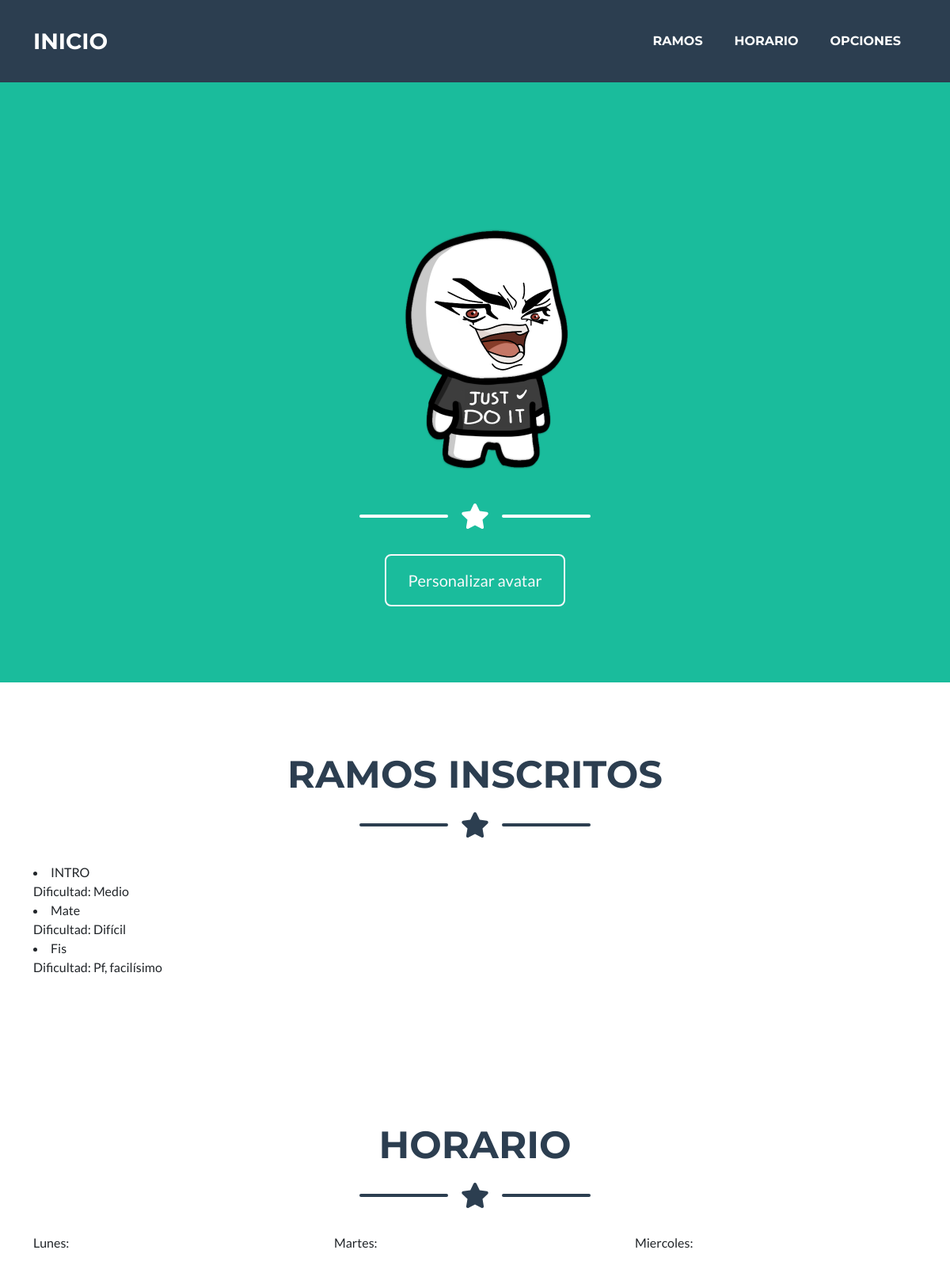
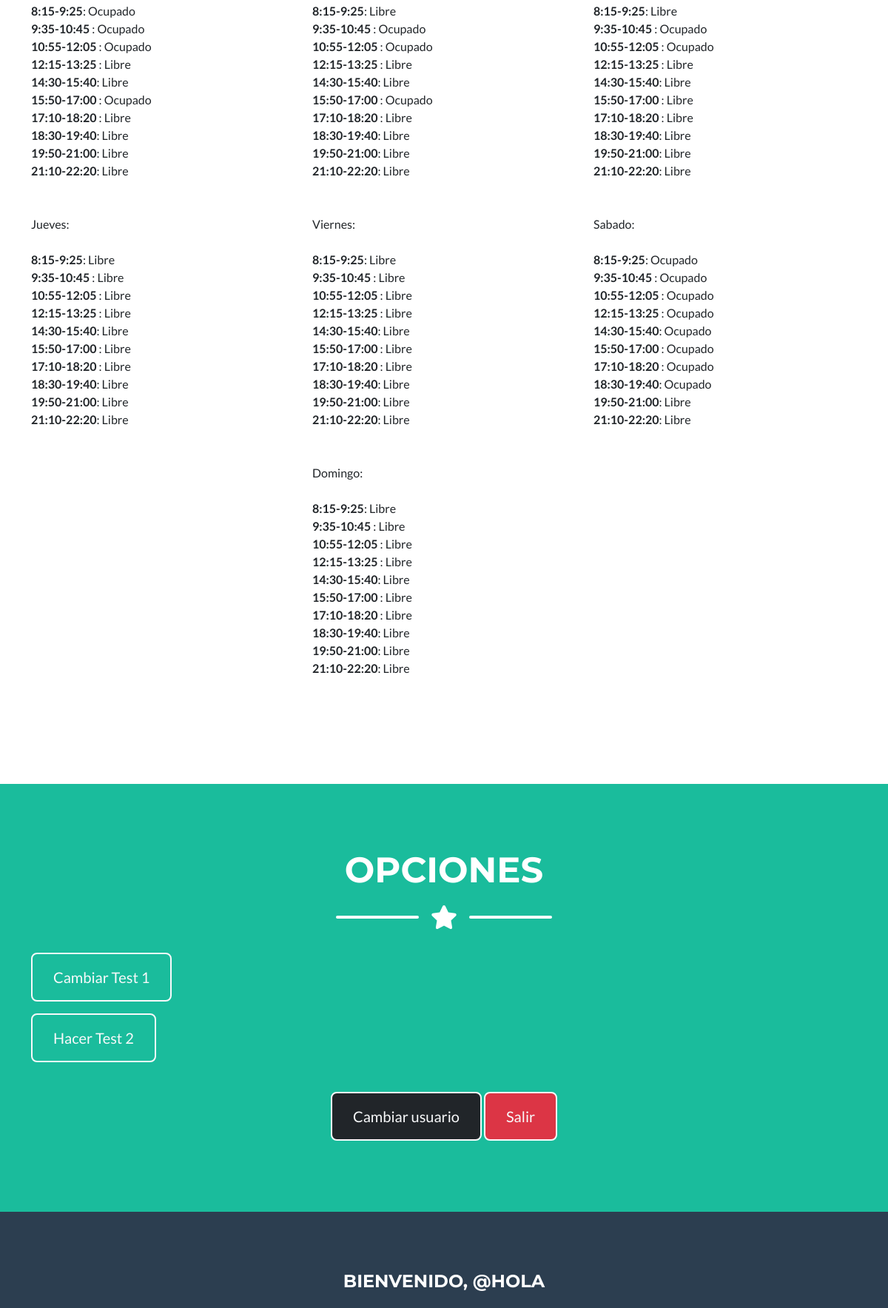
Page /home/ (signed in, upper part) on the committed database (2 pictures, top to bottom).
### Avatar/models.py (models this page shows, shortened)
class Vestuario(models.Model):
    name = models.CharField(max_length=15)
    imagen = models.ImageField(upload_to="vestuario")

### Test/models.py (models this page shows, shortened)
class Ramo(models.Model):
    DIFF=[
      ('Pf, facilísimo', 'Pf, facilísimo'),
      ('Fácil', 'Fácil'),
      ('Medio', 'Medio'),
      ('Difícil', 'Difícil'),
      ('Muy difícil', 'Muy difícil')
    ]
    user=models.ForeignKey(User, on_delete=models.CASCADE, related_name='Ramos', null=True)
    ramo = models.CharField(max_length=40)
    dificultad = models.CharField(max_length=40,choices=DIFF,null=True)

class Horario(models.Model):
    DISP=[
    ('Ocupado', 'Ocuapado'),
    ('Libre','Libre'),
    ('Estudiar','Estudiar')
    ]
    user=models.ForeignKey(User, on_delete=models.CASCADE, related_name='horario', null=True)
    day = models.CharField(max_length=20)
    b1 = models.CharField(max_length=20, choices=DISP, default='Libre',verbose_name = '8:15-9:25')
    b2 = models.CharField(max_length=20, choices=DISP, default='Libre',verbose_name = '9:35-10:45')
    b3 = models.CharField(max_length=20, choices=DISP, default='Libre',verbose_name = '10:55-12:05')
    b4 = models.CharField(max_length=20, choices=DISP, default='Libre',verbose_name = '12:15-13:25')
    b5 = models.CharField(max_length=20, choices=DISP, default='Libre',verbose_name = '14:30-15:40')
    b6 = models.CharField(max_length=20, choices=DISP, default='Libre',verbose_name = '15:50-17:00')
    b7 = models.CharField(max_length=20, choices=DISP, default='Libre',verbose_name = '17:10-18:20')
    b8 = models.CharField(max_length=20, choices=DISP, default='Libre',verbose_name = '18:30-19:40')
    b9 = models.CharField(max_length=20, choices=DISP, default='Libre',verbose_name = '19:50-21:00')
    b10 = models.CharField(max_length=20, choices=DISP, default='Libre',verbose_name = '21:10-22:20')

### perfiles/views.py (the view)
# urls.py: 2. Add a URL to urlpatterns:  path('', views.home, name='home')
def home(request):
   ac = conacc[contador.objects.get(name='acceso').valor]
   ca = concar[contador.objects.get(name='careta').valor]
   ve = conver[contador.objects.get(name='vesto').valor]
   accesorios = Accesorios.objects.get(id=ac)
   caras = Caras.objects.get(id=ca)
   vestuario = Vestuario.objects.get(id=ve)
   user = request.user
   ramos = Ramo.objects.all().filter(user=user).order_by('id')
   horario = Horario.objects.all().filter(user=user)
   context = {'user':user,'ramos':ramos,'horario':horario,'accesorios':accesorios, 'caras':caras, 'vestuario':vestuario}
   return render(request, 'perfiles/home.html',context)

### perfiles/templates/perfiles/home.html (shortened to what this page needs)
{% extends 'perfiles/base.html' %}
{% load static %}
{% block content %}
<nav class="navbar navbar-expand-lg bg-secondary text-uppercase fixed-top" id="mainNav">
    <div class="container">
        <a class="navbar-brand" href="#page-top">Inicio</a>
        <div class="collapse navbar-collapse" id="navbarResponsive">
            <ul class="navbar-nav ms-auto">
                <li class="nav-item mx-0 mx-lg-1"><a class="nav-link py-3 px-0 px-lg-3 rounded" href="#portfolio">Ramos</a></li>
                <li class="nav-item mx-0 mx-lg-1"><a class="nav-link py-3 px-0 px-lg-3 rounded" href="#horario">Horario</a></li>
                <li class="nav-item mx-0 mx-lg-1"><a class="nav-link py-3 px-0 px-lg-3 rounded" href="#opciones">Opciones</a></li>
            </ul>
        </div>
    </div>
</nav>
<header class="masthead bg-primary text-white text-center">
    <div class="container d-flex align-items-center flex-column">
        <img src="{{vestuario.imagen.url}}" class="masthead-avatar mb-5"/>
        <br><br><br><br><br><br><br><br><br><br><br><br><br><br><br><br><br>
        <div class="divider-custom divider-light">
            <div class="divider-custom-icon"></div>
        </div>
        <a class="btn btn-xl btn-outline-light" href="{% url 'avatar' %}">Personalizar avatar</a>
    </div>
</header>
<section class="page-section portfolio" id="portfolio">
    <div class="container">
        <h2 class="page-section-heading text-center text-uppercase text-secondary mb-0">Ramos inscritos</h2>
        <div class="divider-custom">
            <div class="divider-custom-line"></div>
            <div class="divider-custom-icon"><i class="fas fa-star"></i></div>
            <div class="divider-custom-line"></div>
        </div>
        <div class="row justify-content-center">
            {% for ramo in ramos%}
            <li>
                {{ramo.ramo}}  <br>
                Dificultad: {{ramo.dificultad}}
            </li>
            {% endfor %}
        </div>
    </div>
</section>
<section class="page-section portfolio" id="horario">
    <div class="container">
        <h2 class="page-section-heading text-center text-uppercase text-secondary mb-0">Horario</h2>
        <div class="divider-custom">
            <div class="divider-custom-line"></div>
            <div class="divider-custom-icon"><i class="fas fa-star"></i></div>
            <div class="divider-custom-line"></div>
        </div>
        <div class="row justify-content-center">
            {% for dia in horario%}
                <div class="col-md-6 col-lg-4 mb-5">
                    {{dia.day}}: <br><br>
                    <strong>8:15-9:25</strong>: {{dia.b1}} <br>
                    <strong>9:35-10:45</strong> : {{dia.b2}} <br>
                    <strong> 10:55-12:05 </strong>: {{dia.b3}} <br>
                    <strong>12:15-13:25</strong> : {{dia.b4}} <br>
                    <strong> 14:30-15:40</strong>: {{dia.b5}} <br>
                    <strong>15:50-17:00</strong> : {{dia.b6}} <br>
                    <strong>17:10-18:20</strong> : {{dia.b7}} <br>
                    <strong> 18:30-19:40</strong>: {{dia.b8}} <br>
                    <strong> 19:50-21:00</strong>: {{dia.b9}} <br>
                    <strong> 21:10-22:20</strong>: {{dia.b10}} <br>
                </div>
            {% endfor%}
        </div>
    </div>
</section>
<section class="page-section bg-primary text-white mb-0" id="opciones">
    <div class="container">
        <h2 class="page-section-heading text-center text-uppercase text-white">Opciones</h2>
        <div class="divider-custom divider-light">
            <div class="divider-custom-line"></div>
            <div class="divider-custom-icon"><i class="fas fa-star"></i></div>
            <div class="divider-custom-line"></div>
        </div>
        <div class="row">
            <div ><p class="lead"> <a class="btn btn-xl btn-outline-light" href="{% url 'updatet1' %}"> Cambiar Test 1</a></p></div>
            <div ><p class="lead"> <a class="btn btn-xl btn-outline-light" href="{% url 'Test2' %}"> Hacer Test 2</a></p></div>
        </div>
        <div class="text-center mt-4">
            <a class="btn btn-xl btn-dark btn-outline-light" href="{% url 'login' %}">Cambiar usuario</a>
            <a class="btn btn-xl btn-danger btn-outline-light" href="{% url 'logout' %}">Salir</a>
        </div>
    </div>
</section>
<footer class="footer text-center">
    <div class="container">
        <div class="row">
            <div class="col-lg-4 mb-5 mb-lg-0">
            </div>
            <div class="col-lg-4 mb-5 mb-lg-0">
                <h4 class="text-uppercase mb-4">Bienvenido,    @{{user}}</h4>
            </div>
            <div class="col-lg-4">
            </div>
        </div>
    </div>
</footer>
{% endblock %}

### rows in the picture
Vestuario: imagen (picture)
Ramo: ramo "INTRO", dificultad "Medio"
Ramo: ramo "Mate", dificultad "Difícil"
Ramo: ramo "Fis", dificultad "Pf, facilísimo"
Horario: day "Lunes", b1 "Ocupado", b2 "Ocupado", b3 "Ocupado", b4 "Libre", b5 "Libre", b6 "Ocupado", b7 "Libre", b8 "Libre", b9 "Libre", b10 "Libre"
Horario: day "Martes", b1 "Libre", b2 "Ocupado", b3 "Ocupado", b4 "Libre", b5 "Libre", b6 "Ocupado", b7 "Libre", b8 "Libre", b9 "Libre", b10 "Libre"
Horario: day "Miercoles", b1 "Libre", b2 "Ocupado", b3 "Ocupado", b4 "Libre", b5 "Libre", b6 "Libre", b7 "Libre", b8 "Libre", b9 "Libre", b10 "Libre"
Horario: day "Jueves", b1 "Libre", b2 "Libre", b3 "Libre", b4 "Libre", b5 "Libre", b6 "Libre", b7 "Libre", b8 "Libre", b9 "Libre", b10 "Libre"
Horario: day "Viernes", b1 "Libre", b2 "Libre", b3 "Libre", b4 "Libre", b5 "Libre", b6 "Libre", b7 "Libre", b8 "Libre", b9 "Libre", b10 "Libre"
Horario: day "Sabado", b1 "Ocupado", b2 "Ocupado", b3 "Ocupado", b4 "Ocupado", b5 "Ocupado", b6 "Ocupado", b7 "Ocupado", b8 "Ocupado", b9 "Libre", b10 "Libre"
Horario: day "Domingo", b1 "Libre", b2 "Libre", b3 "Libre", b4 "Libre", b5 "Libre", b6 "Libre", b7 "Libre", b8 "Libre", b9 "Libre", b10 "Libre"

### other values in the picture
{{ user }} "HOLA"
